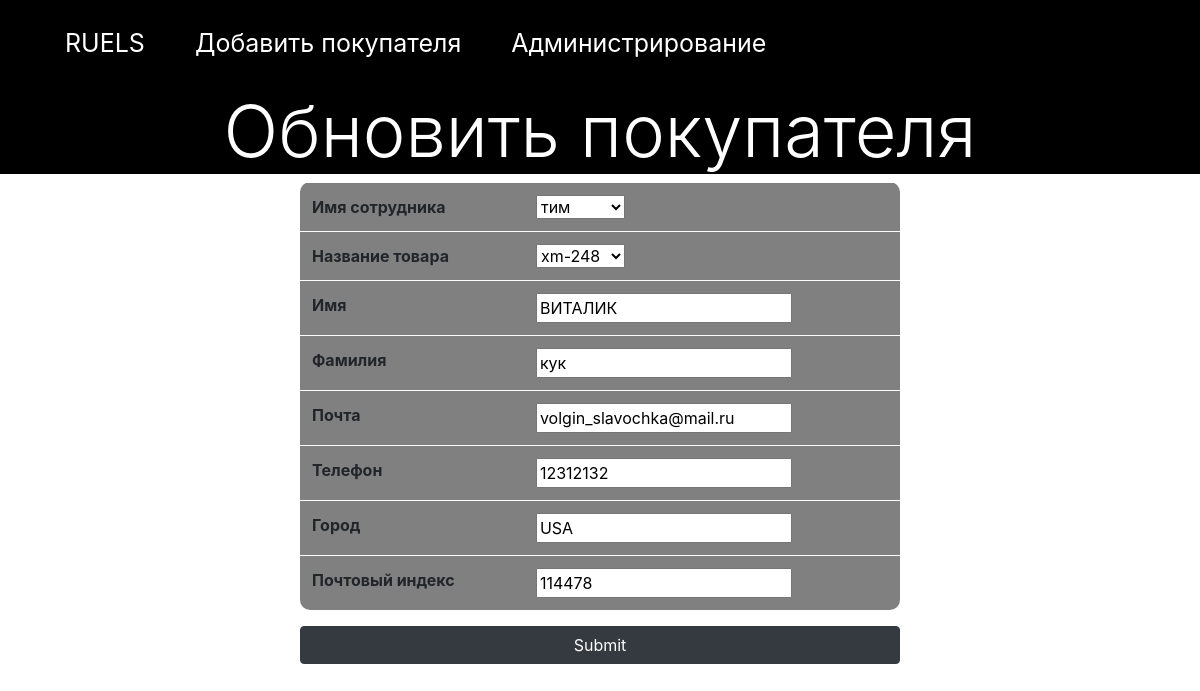
The app's page /customer/update/1 with its own data.
### customers/models.py (models this page shows, shortened)
class Customer(models.Model):
    employees_id = models.ForeignKey('employees.Employee', on_delete=models.CASCADE)
    products_id = models.ForeignKey('products.Product', on_delete=models.CASCADE)
    first_name = models.CharField(max_length = 50)
    second_name = models.CharField(max_length = 50)
    email = models.EmailField(blank = True)
    phone = models.CharField(max_length = 15)
    location = models.CharField(max_length = 50)
    postal_Code = models.CharField(max_length = 40)

### customers/views.py (the view)
# urls.py: path('update/<int:customer_id>', views.update_customer),
def update_customer(request, customer_id):
    customer_id = int(customer_id)
    try:
        customer_sel = Customer.objects.get(id = customer_id)
    except Customer.DoesNotExist:
        return redirect('index-customer')
    customer_form = CustomerCreate(request.POST or None, instance = customer_sel)
    if customer_form.is_valid():
       customer_form.save()
       return redirect('index-customer')
    return render(request, 'customers/upload_form.html', {'upload_form':customer_form, 'title':"Обновить покупателя"})

### customers/forms.py
class CustomerCreate(forms.ModelForm):
    class Meta:
        model = Customer
        fields = ('employees_id', 'products_id','first_name', 'second_name', 'email','phone','location','postal_Code')
        labels = {
                'employees_id': ('Имя сотрудника'),
                'products_id': ('Название товара'),
                'first_name': ('Имя'),
                'second_name': ('Фамилия'),
                'email': ('Почта'),
                'phone': ('Телефон'),
                'location': ('Город'),
                'postal_Code': ('Почтовый индекс')
        }
        widgets = {
            'first_name' : TextInput(attrs={'maxlength': 50}),
            'second_name' : TextInput(attrs={'maxlength': 50}),
            'email' : EmailInput(attrs={'type': 'email'}),
            'phone' : TextInput(attrs={'pattern': '^((8|\+7)[\- ]?)?(\(?\d{3}\)?[\- ]?)?[\d\- ]{7,10}$'}),
            'location' : TextInput(attrs={'maxlength': 50}),
            'postal_code': TextInput(attrs={'maxlength': 40})
        }

### employees/models.py (called while the page is built)
    def __str__(self):
        return self.first_name

### products/models.py (called while the page is built)
    def __str__(self):
        return self.product_name

### customers/templates/customers/upload_form.html (shortened to what this page needs)
{% extends 'customers/photoapp.html' %}
{% block content %}
    <center>
    <h1 class="display-3" style="background-color:black;color:white;">{{title}}</h1>
    <form method = 'POST' enctype="multipart/form-data">
        <table class = 'w-50 table table-light' style="border-radius:10px;background-color:gray;">
            {% for field in upload_form %}
            <tr>
                <th>{{field.label}}</th>
                <td>{{ field }}</td>
            </tr>
            {% endfor %}
        </table>
        <button type="submit" class="btn btn-dark w-50">Submit</button>
    </form>
</center>
{% endblock %}

### static/css/customer.css (style rules this page uses)
body { margin: 0; padding: 0; }

### records on screen
Customer: upload_form "тим" "xm-248" "ВИТАЛИК" "кук" "volgin_slavochka@mail.ru" "12312132" "USA" "114478"

### other values on screen
{{ title }} "Обновить покупателя"
{{ field.label }} "Имя сотрудника" "Название товара" "Имя" "Фамилия" "Почта" "Телефон" "Город" "Почтовый индекс"
